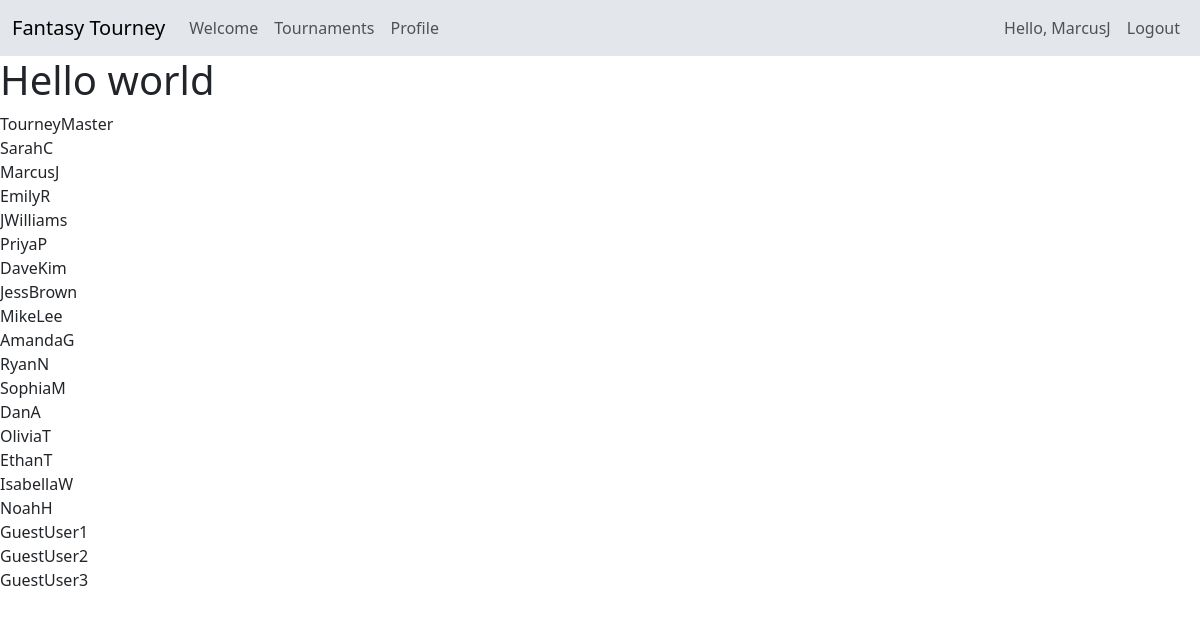
The app's page /Php_Files/index.php (signed in) with its own data.
### tables this page shows
CREATE TABLE `users` (
  `user_id` int(11) NOT NULL AUTO_INCREMENT,
  `email` varchar(255) NOT NULL CHECK (`email` <> ''),
  `role` enum('admin','player','guest') NOT NULL,
  `displayname` varchar(100) NOT NULL CHECK (`displayname` <> ''),
  `password` varchar(255) NOT NULL CHECK (`password` <> ''),
  `profile_picture` varchar(255) DEFAULT NULL,
  `bio` text DEFAULT NULL,
  PRIMARY KEY (`user_id`),
  UNIQUE KEY `email` (`email`)
);

### Php_Files/index.php (the view, shortened to what this page needs)
<!DOCTYPE html>
<html lang="en">
  <head>
    <link
      href="https://cdn.jsdelivr.net/npm/bootstrap@5.3.8/dist/css/bootstrap.min.css"
      rel="stylesheet"
    />
  </head>
  <body>
    <?php
      require_once("./navbar.php");
    ?>
    <h1>Hello world</h1>
    <?php
      $db = get_pdo_connection();
      $users = $db->prepare("select * from users");
      $users->execute();
      $results = $users->fetchAll(PDO::FETCH_ASSOC);
      foreach($results as $user){
        echo "<div>";
        echo "{$user['displayname']}";
        echo "</div>";
      }
    ?>
  </body>
</html>

### records on screen
users: displayname "TourneyMaster"
users: displayname "SarahC"
users: displayname "MarcusJ"
users: displayname "EmilyR"
users: displayname "JWilliams"
users: displayname "PriyaP"
users: displayname "DaveKim"
users: displayname "JessBrown"
users: displayname "MikeLee"
users: displayname "AmandaG"
users: displayname "RyanN"
users: displayname "SophiaM"
users: displayname "DanA"
users: displayname "OliviaT"
users: displayname "EthanT"
users: displayname "IsabellaW"
users: displayname "NoahH"
users: displayname "GuestUser1"
users: displayname "GuestUser2"
users: displayname "GuestUser3"

### other values on screen
$_SESSION["displayname"] "MarcusJ"
